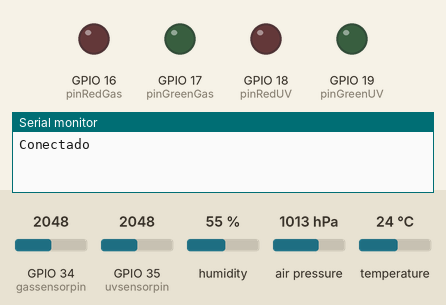
This sketch was run on a simulated ESP32. Shown: output pins drawn as LEDs (lit = HIGH), the last lines printed to the serial monitor. The test bench sets the inputs (shaded band); at power-on: GPIO 34 (gassensorpin) = 2048, GPIO 35 (uvsensorpin) = 2048, humidity 55 %, air pressure 1013 hPa, temperature 24 °C. WiFi joins after 1.5 s; servers stay silent unless stated; uploads are accepted with an empty reply.

Above: at 0.1 s.
At 1.6 s:
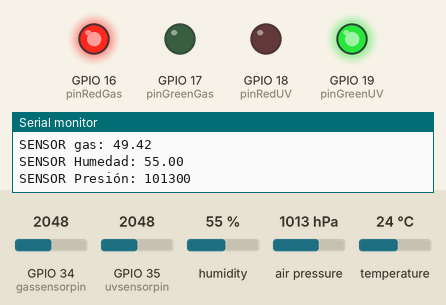
Timing chart, 0 to 3.1 s (numbered marks = the images above):
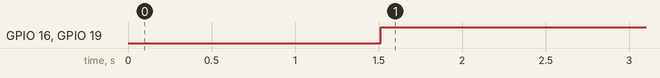

Measured:
- by itself, GPIO 16 (pinRedGas), GPIO 19 (pinGreenUV): LOW → HIGH at 1.5 s

The sketch:

sketch_apr6a.ino
```cpp
#include <Adafruit_BMP085.h>
#include <Wire.h>
#include <WiFi.h>        //Librería de WiFI
#include <HTTPClient.h>  //Librería del Server
#include "DHT.h"         //Librería de Humedad y Temperatura

const char* ssid = "NoretelSilverio";
const char* password = "N17212406@";

int uvsensorpin = 35;   //Pin de SALIDA sensor GYML8511 en el D13 del ESP
int gassensorpin = 34;  //Pin de SALIDA sensor MQ135 en el D14 del ESP
int DHTPIN = 33;        //Pin de SALIDA sensor DHT22 en el D33 del ESP

#define DHTTYPE DHT22

DHT dht(DHTPIN, DHTTYPE);

Adafruit_BMP085 bmp;

const int pinRedUV=18;
const int pinGreenUV=19;
const int pinRedGas=16;
const int pinGreenGas=17;

int redUV=255;
int greenUV=255;
int redGas=255;
int greenGas=255;

void setColor(int RUV,int GUV,int RGas,int GGas){
  analogWrite(pinRedUV,RUV);
  analogWrite(pinGreenUV,GUV);
  analogWrite(pinRedGas,RGas);
  analogWrite(pinGreenGas,GGas);
}

void setup() {
  Serial.begin(115200);
  WiFi.begin(ssid, password);
  Serial.print("Conectado ");
  while (WiFi.status() != WL_CONNECTED) {
    delay(500);
    Serial.print(".");
  }

  Serial.print("Conectado con éxito, mi IP es: ");
  Serial.println(WiFi.localIP());
  dht.begin();

  if(!bmp.begin()){
    Serial.println("Error... Revisar conexión");
    while(1){}
  }

  pinMode(pinRedUV,OUTPUT);
  pinMode(pinGreenUV,OUTPUT);
  pinMode(pinRedGas,OUTPUT);
  pinMode(pinGreenGas,OUTPUT);
}

void loop() {
  float uvvalue = analogRead(uvsensorpin);    //Lectura analógica de UV
  float OutVoltage=uvvalue*(3.3/4095);
  float divisores[]={0.35,0.45,0.6,0.75,0.8,0.9};
  float uvIntensities[6];
  float sum=0.0;
  for(int i=0;i<6;i++){
    uvIntensities[i]=(OutVoltage-1.0)/divisores[i];
    sum += uvIntensities[i];
  }
  float averageUV=sum/6;
  float IndexUV = (averageUV*40)/2.5;

  float gasvalue = analogRead(gassensorpin);  //Lectura analógica de Gas
  float VoltageGas=gasvalue*5/4095;
  float Rs=1000*((5-VoltageGas)/VoltageGas);
  //Hallar Ro
  float CO2=124.75*pow(Rs/718.5,-2.805);

  float hum = dht.readHumidity();
  float temp = dht.readTemperature();
  float hic = dht.computeHeatIndex(temp, hum, false);

  double mac = ESP.getEfuseMac();
  Serial.println(ESP.getEfuseMac());

  String uvString = String(IndexUV);
  String macString = String(mac);
  String tempString = String(temp);
  String gasString = String(CO2);
  String humString = String(hum);
  String presString = String(bmp.readPressure());
  /*IMPRIMIR VALORES DE LOS SENSORES DE MANERA LOCAL*/
  Serial.print("SENSOR UV: ");
  Serial.println(IndexUV);
  Serial.print("SENSOR temperatura: ");
  Serial.println(temp);
  Serial.print("SENSOR gas: ");
  Serial.println(CO2);
  Serial.print("SENSOR Humedad: ");
  Serial.println(hum);
  Serial.print("SENSOR Presión: ");
  Serial.println(bmp.readPressure());
  setColor(255, 255, 255, 255);

  // Check CO2 levels and set colors
  if (CO2 > 2000) {
    redGas = 0;
    greenGas = 255;
  } else if (CO2 >= 1000) {
    redGas = 0;
    greenGas = 0;
  } else {
    redGas = 255;
    greenGas = 0;
  }

  // Check UV levels and set colors
  if (IndexUV > 8) {
    redUV = 0;
    greenUV = 255;
  } else if (IndexUV >= 5) {
    redUV = 0;
    greenUV = 0;
  } else {
    redUV = 255;
    greenUV = 0;
  }

  // Apply the calculated colors
  setColor(redUV, greenUV, redGas, greenGas);

  if (WiFi.status() == WL_CONNECTED) {
    HTTPClient http;
    char datosUV[200];
    char datosTemp[200];
    char datosGas[200];
    char datosHum[200];
    char datosPres[200];

    sprintf(datosUV, "https://ecox.credisur-peru.com//registros?descripcion=IndiceUV&valor=%s&unidad=x/&mac=%s", uvString.c_str(), macString.c_str());
    http.begin(datosUV);
    http.addHeader("Content-Type", "application/x-www-form-urlencoded");
    int codigo_respuestaUV = http.GET();
    Serial.println(codigo_respuestaUV);
    if (codigo_respuestaUV > 0) {
      Serial.println("Código HTTP > " + String(codigo_respuestaUV));
      Serial.println(http.getString());
      if (codigo_respuestaUV == 200) {
        String cuerpo_respuestaUV = http.getString();
        Serial.println("El servidor respondió");
        Serial.println(cuerpo_respuestaUV);

      } else {

        Serial.print("Error enviando POST, código: ");
        Serial.println(codigo_respuestaUV);
      }

      http.end();

      sprintf(datosTemp, "https://ecox.credisur-peru.com//registros?descripcion=Temperatura&valor=%s&unidad=Celsius&mac=%s", tempString.c_str(), macString.c_str());
      http.begin(datosTemp);
      http.addHeader("Content-Type", "application/x-www-form-urlencoded");
      int codigo_respuestaTemp = http.GET();
      Serial.println(codigo_respuestaTemp);
      if (codigo_respuestaTemp > 0) {
        Serial.println("Código HTTP > " + String(codigo_respuestaTemp));
        Serial.println(http.getString());
        if (codigo_respuestaTemp == 200) {
          String cuerpo_respuestaTemp = http.getString();
          Serial.println("El servidor respondió");
          Serial.println(cuerpo_respuestaTemp);

        } else {

          Serial.print("Error enviando POST, código: ");
          Serial.println(codigo_respuestaTemp);
        }

        http.end();

        sprintf(datosGas, "https://ecox.credisur-peru.com//registros?descripcion=Gas&valor=%s&unidad=PPM&mac=%s", gasString.c_str(), macString.c_str());
        http.begin(datosGas);
        http.addHeader("Content-Type", "application/x-www-form-urlencoded");

        int codigo_respuestaGas = http.GET();
        Serial.println(codigo_respuestaGas);
        if (codigo_respuestaGas > 0) {
          Serial.println("Código HTTP > " + String(codigo_respuestaGas));
          Serial.println(http.getString());
          if (codigo_respuestaGas == 200) {
            String cuerpo_respuestaGas = http.getString();
            Serial.println("El servidor respondió");
            Serial.println(cuerpo_respuestaGas);

          } else {

            Serial.print("Error enviando POST, código: ");
            Serial.println(codigo_respuestaGas);
          }

          http.end();

          sprintf(datosHum, "https://ecox.credisur-peru.com//registros?descripcion=Humedad&valor=%s&unidad=RH&mac=%s", humString.c_str(), macString.c_str());
          http.begin(datosHum);
          http.addHeader("Content-Type", "application/x-www-form-urlencoded");

          int codigo_respuestaHum = http.GET();
          Serial.println(codigo_respuestaHum);
          if (codigo_respuestaHum > 0) {
            Serial.println("Código HTTP > " + String(codigo_respuestaHum));
            Serial.println(http.getString());
            if (codigo_respuestaHum == 200) {
              String cuerpo_respuestaHum = http.getString();
              Serial.println("El servidor respondió");
              Serial.println(cuerpo_respuestaHum);

            } else {

              Serial.print("Error enviando POST, código: ");
              Serial.println(codigo_respuestaHum);
            }

            http.end();
   sprintf(datosPres, "https://ecox.credisur-peru.com//registros?descripcion=Presion&valor=%s&unidad=Pa/&mac=%s", presString.c_str(), macString.c_str());
    http.begin(datosPres);
    http.addHeader("Content-Type", "application/x-www-form-urlencoded");
    int codigo_respuestaPres = http.GET();
    Serial.println(codigo_respuestaPres);
    if (codigo_respuestaPres > 0) {
      Serial.println("Código HTTP > " + String(codigo_respuestaPres));
      Serial.println(http.getString());
      if (codigo_respuestaPres == 200) {
        String cuerpo_respuestaPres = http.getString();
        Serial.println("El servidor respondió");
        Serial.println(cuerpo_respuestaPres);

      } else {

        Serial.print("Error enviando POST, código: ");
        Serial.println(codigo_respuestaPres);
      }

      http.end();
          } else {

            Serial.println("Error conexion server ");
          }

          delay(30000);
        }
      }
    }
  }
}}
```
